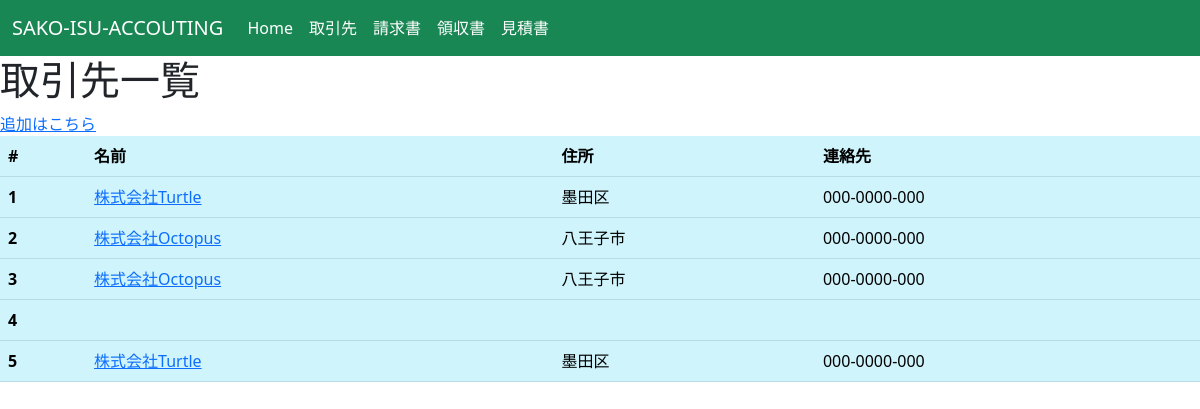
/business_partner, run on an earlier commit of the app's database.
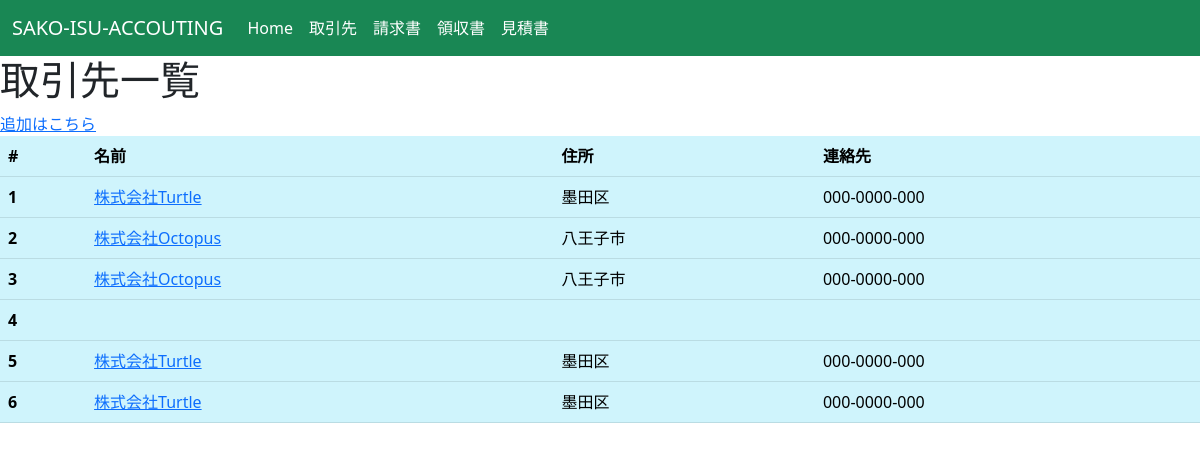
And on a later commit of the database.
### datebase.py (models this page shows)
class BusinessPartner(Model):
    name = CharField()
    address = CharField()
    contact = CharField()
    remarks = CharField()
    class Meta:
        database = db # This model uses the "people.db" database.

### main.py (the view)
@app.route("/business_partner")
def business_partner():
  business_partners = BusinessPartner.select()
  return render_template("business_partner.html",
                         business_partners=business_partners)

### templates/business_partner.html (shortened to what this page needs)
<!DOCTYPE html>
<html lang="en">
<head>
  <link href="https://cdn.jsdelivr.net/npm/bootstrap@5.3.0/dist/css/bootstrap.min.css" rel="stylesheet">
</head>
<body>
  <nav class="navbar navbar-expand-lg bg-success">
    <div class="container-fluid">
      <a class="navbar-brand text-white" href="#">SAKO-ISU-ACCOUTING</a>
      <div class="collapse navbar-collapse" id="navbarSupportedContent">
        <ul class="navbar-nav me-auto mb-2 mb-lg-0">
          <li class="nav-item">
            <a class="nav-link active text-white" aria-current="page" href="/top">Home</a>
          </li>
          <li class="nav-item">
            <a class="nav-link text-white" href="/business_partner">取引先</a>
          </li>
          <li class="nav-item">
            <a class="nav-link text-white" href="/claim">請求書</a>
          </li>
          <li class="nav-item">
            <a class="nav-link text-white" href="/receipt">領収書</a>
          </li>
          <li class="nav-item">
            <a class="nav-link text-white" href="/quotation">見積書</a>
          </li>
        </ul>
      </div>
    </div>
  </nav>
  <h1>取引先一覧</h1>
  <a href="/business_partner_create"">
    追加はこちら
  </a>
  <table class="table table-info">
    <thead>
      <tr>
        <th scope="col">#</th>
        <th scope="col">名前</th>
        <th scope="col">住所</th>
        <th scope="col">連絡先</th>
      </tr>
    </thead>
    <tbody>
      {% for business_partner in business_partners %}
      <tr>
        <th scope="row">{{business_partner.id}}</th>
        <td>
          <a href="/business_partner_edit/{{business_partner.id}}"> {{ business_partner.name }}</a>
         </td>
        <td>{{ business_partner.address }}</td>
        <td>{{ business_partner.contact }}</td>
      </tr>
      {% endfor %}
    </tbody>
  </table>
</body>
</html>

What changed in the data, as far as the page shows it:
added BusinessPartner: id "6", name "株式会社Turtle", address "墨田区", contact "000-0000-000"
